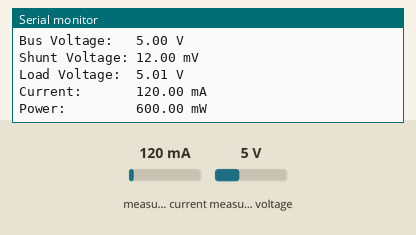
A sketch run on a simulated ESP32. Shown: the last lines printed to the serial monitor. The test bench sets the inputs (shaded band); at power-on: measured current 120 mA, measured voltage 5 V.

Above: at 1.2 s.
1.3 s: measured current set to 40 mA
At 2.6 s:
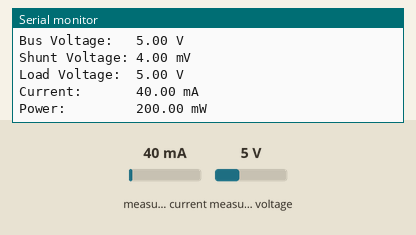
2.8 s: measured voltage set to 0.3 V
At 3.9 s:
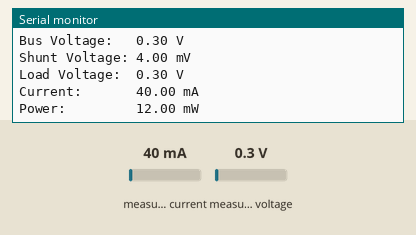
4.3 s: measured current set to 500 mA
At 5.9 s:
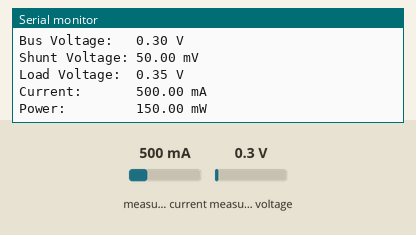
Timing chart, 0 to 7.4 s (numbered marks = the images above; inputs shaded):
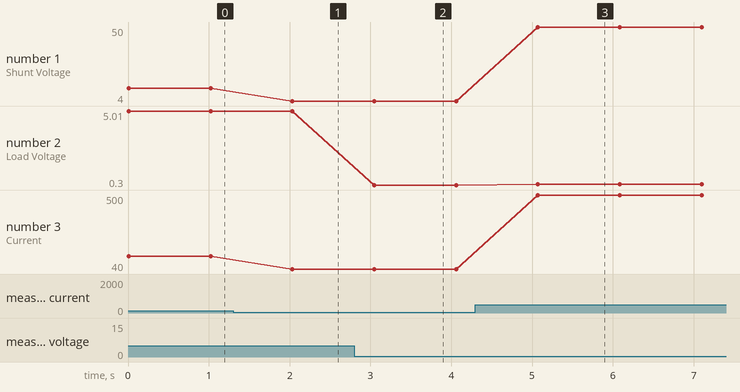

The sketch:

ina219.ino
```cpp
#include <Wire.h>
#include <Adafruit_INA219.h>

byte id_1 = 0x40;
byte id_2 = 0x41;
byte id_3 = 0x44;
byte id_4 = 0x45;

byte id_select = id_1;

Adafruit_INA219 ina219(id_select);

void setup(void)
{
  Serial.begin(115200);

  uint32_t currentFrequency;
  Wire.begin(21, 22);
  if (! ina219.begin()) {
    Serial.println("Failed to find INA219 chip");
    while (1) { delay(10); }
  }
  Serial.println("Measuring voltage and current with INA219 ...");
}

void loop(void)
{
  float shuntvoltage = 0;
  float busvoltage = 0;
  float current_mA = 0;
  float loadvoltage = 0;
  float power_mW = 0;

  shuntvoltage = ina219.getShuntVoltage_mV();
  busvoltage = ina219.getBusVoltage_V();
  current_mA = ina219.getCurrent_mA();
  power_mW = ina219.getPower_mW();
  loadvoltage = busvoltage + (shuntvoltage / 1000);

  Serial.print("Bus Voltage:   "); Serial.print(busvoltage); Serial.println(" V");
  Serial.print("Shunt Voltage: "); Serial.print(shuntvoltage); Serial.println(" mV");
  Serial.print("Load Voltage:  "); Serial.print(loadvoltage); Serial.println(" V");
  Serial.print("Current:       "); Serial.print(current_mA); Serial.println(" mA");
  Serial.print("Power:         "); Serial.print(power_mW); Serial.println(" mW");
  Serial.println("");
  delay(1000);
}
```

Measured:
- after the input at 1.3 s, the serial monitor: prints a new line after 0.73 s (image 1)
- after the input at 2.8 s, the serial monitor: prints a new line after 0.25 s (image 2)
- after the input at 4.3 s, the serial monitor: prints a new line after 0.77 s (image 3)
- plotted number 1: 12 → 4 after the input at 1.3 s, 4 → 50 after the input at 4.3 s
- plotted number 2: 5 → 0.3 after the input at 2.8 s, 0.3 → 0.35 after the input at 4.3 s
- plotted number 3: 120 → 40 after the input at 1.3 s, 40 → 500 after the input at 4.3 s
